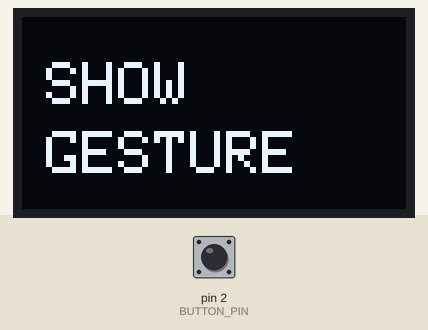
Recording of a sketch running on a simulated Arduino Uno, built with avr-gcc and run on an emulated ATmega328P. Shown: 128×64 one-colour display. The inputs (shaded band) are chosen by the test bench; at power-on: pin 2 (BUTTON_PIN) HIGH. What the sketch prints to the serial monitor is not drawn.

Above: at 3.7 s.
3.8 s: pin 2 (BUTTON_PIN) pulled LOW for 0.15 s
At 4.5 s:
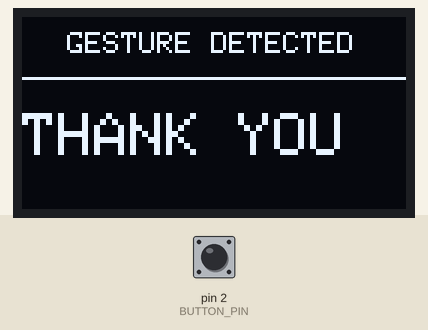
5.4 s: pin 2 (BUTTON_PIN) pulled LOW for 1 s
At 6.9 s:
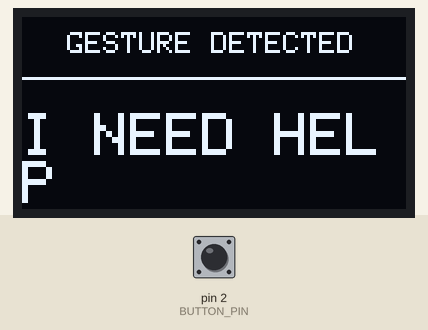
7.9 s: pin 2 (BUTTON_PIN) pulled LOW for 0.15 s
At 8.8 s:
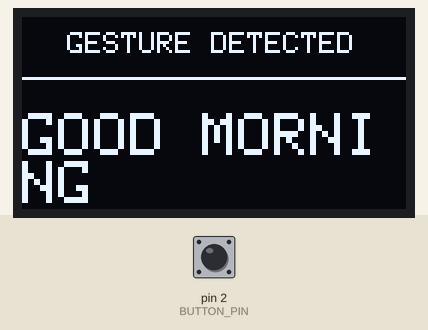
9.5 s: pin 2 (BUTTON_PIN) pulled LOW for 3.2 s
At 10.0 s:
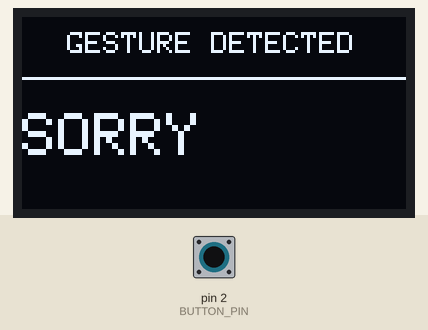
14.2 s: pin 2 (BUTTON_PIN) pulled LOW for 0.15 s
At 14.8 s:
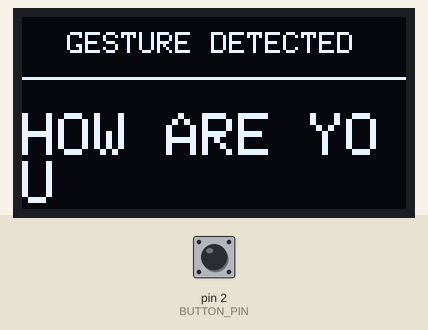
Timing chart, 0 to 16.8 s (numbered marks = the images above; inputs shaded):
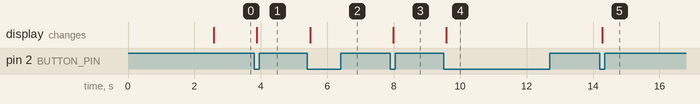

Measured:
- after the input at 3.8 s, the display: changes after 0.08 s (image 1)
- after the input at 5.4 s, the display: changes after 0.08 s (image 2)
- after the input at 7.9 s, the display: changes after 0.08 s (image 3)
- after the input at 9.5 s, the display: changes after 0.08 s (image 4)
- after the input at 14.2 s, the display: changes after 0.08 s (image 5)

The sketch:

sketch_nov25a.ino
```cpp
#include <Wire.h>
#include <Adafruit_GFX.h>
#include <Adafruit_SSD1306.h>

#define SCREEN_WIDTH 128
#define SCREEN_HEIGHT 64
#define OLED_ADDR 0x3C

#define BUTTON_PIN 2

Adafruit_SSD1306 display(SCREEN_WIDTH, SCREEN_HEIGHT, &Wire, -1);

const char* messages[] = {
  "THANK YOU",
  "I NEED HELP",
  "GOOD MORNING",
  "SORRY",
  "HOW ARE YOU"
};

const int totalMessages = 5;

int messageIndex = 0;

int buttonState = HIGH;
int lastButtonState = HIGH;

unsigned long lastDebounceTime = 0;
const unsigned long debounceDelay = 50;

void showReady() {
  display.clearDisplay();
  display.setTextColor(SSD1306_WHITE);

  display.setTextSize(2);
  display.setCursor(8, 15);
  display.println("SHOW");

  display.setCursor(8, 38);
  display.println("GESTURE");

  display.display();
}

void showStartup() {
  display.clearDisplay();
  display.setTextColor(SSD1306_WHITE);

  display.setTextSize(2);
  display.setCursor(5, 10);
  display.println("KUMAS");

  display.setTextSize(1);
  display.setCursor(5, 38);
  display.println("COMMUNICATION");

  display.display();

  delay(2500);
  showReady();
}

void showMessage(const char* msg) {
  display.clearDisplay();
  display.setTextColor(SSD1306_WHITE);

  display.setTextSize(1);
  display.setCursor(15, 5);
  display.println("GESTURE DETECTED");

  display.drawLine(0, 20, 127, 20, SSD1306_WHITE);

  display.setTextSize(2);
  display.setCursor(0, 32);
  display.println(msg);

  display.display();
}

void setup() {
  pinMode(BUTTON_PIN, INPUT_PULLUP);

  Serial.begin(9600);
  Wire.begin();

  if (!display.begin(SSD1306_SWITCHCAPVCC, OLED_ADDR)) {
    Serial.println("OLED NOT FOUND!");
    while (true);
  }

  showStartup();

  Serial.println("KUMAS COMMUNICATION READY");
}

void loop() {
  int reading = digitalRead(BUTTON_PIN);

  if (reading != lastButtonState) {
    lastDebounceTime = millis();
  }

  if ((millis() - lastDebounceTime) > debounceDelay) {

    if (reading != buttonState) {
      buttonState = reading;

      // Button pressed
      if (buttonState == LOW) {
        showMessage(messages[messageIndex]);

        messageIndex++;

        if (messageIndex >= totalMessages) {
          messageIndex = 0;
        }
      }
    }
  }

  lastButtonState = reading;
}
```
